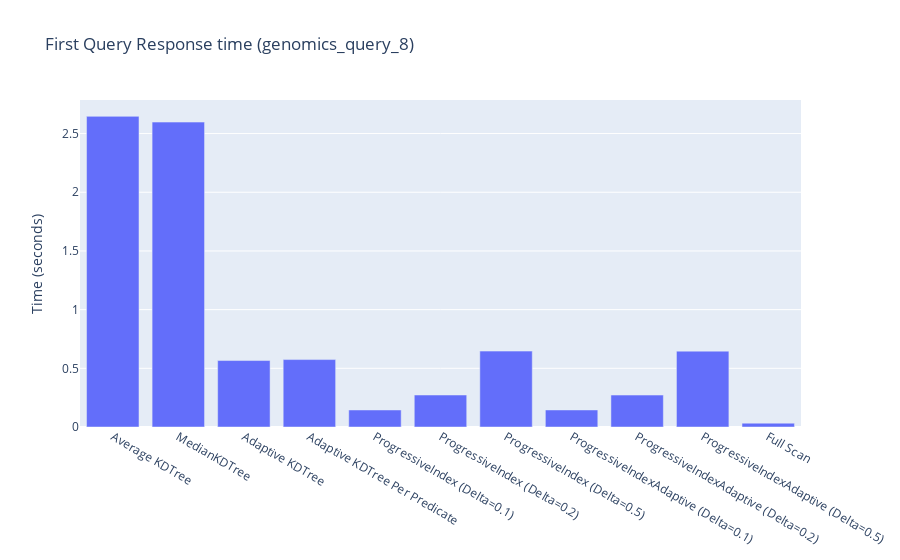

Notebook source saved alongside this figure:
### Markdown cell above
# First Query Response Time

### Code cell
# experiment = 'power'
# n_rows = '10000000.0'
# n_queries = '3000'
# sel='0.0'

def first_query(values):
    dfs = np.array(values)[:,0]
    names = np.array(values)[:,1]
    fig = go.Figure()
    first_query_time = np.array([x['query_time'][0] for x in dfs])
    fig = go.Figure(data=[
        go.Bar(name='First Query Tim', x=names, y=first_query_time)
    ])
    fig.update_layout(title=f'First Query Response time ({experiment})', yaxis_title='Time (seconds)')
    fig.show()

first_query([
[read_df(files['AverageKDTree'], '0.0', '1024', experiment, n_rows, n_queries, sel), 'Average KDTree'],
[read_df(files['MedianKDTree'], '0.0', '1024', experiment, n_rows, n_queries, sel), 'MedianKDTree'],
[read_df(files['CrackingKDTree'], '0.0', '1024', experiment, n_rows, n_queries, sel), 'Adaptive KDTree'],
[read_df(files['CrackingKDTreePerDimension'], '0.0', '1024', experiment, n_rows, n_queries, sel), 'Adaptive KDTree Per Predicate'],
# [read_df(files['Quasii'], '0.0', '1024', experiment, n_rows, n_queries, sel), 'Quasii'],
[read_df(files['ProgressiveIndex'], '0.1', '1024', experiment, n_rows, n_queries, sel), 'ProgressiveIndex (Delta=0.1)'],
[read_df(files['ProgressiveIndex'], '0.2', '1024', experiment, n_rows, n_queries, sel), 'ProgressiveIndex (Delta=0.2)'],
[read_df(files['ProgressiveIndex'], '0.5', '1024', experiment, n_rows, n_queries, sel), 'ProgressiveIndex (Delta=0.5)'],
[read_df(files['ProgressiveIndexAdaptive'], '0.1', '1024', experiment, n_rows, n_queries, sel), 'ProgressiveIndexAdaptive (Delta=0.1)'],
[read_df(files['ProgressiveIndexAdaptive'], '0.2', '1024', experiment, n_rows, n_queries, sel), 'ProgressiveIndexAdaptive (Delta=0.2)'],
[read_df(files['ProgressiveIndexAdaptive'], '0.5', '1024', experiment, n_rows, n_queries, sel), 'ProgressiveIndexAdaptive (Delta=0.5)'],
[read_df(files['FullScan'], '0.0', '0', experiment, n_rows, n_queries, sel), 'Full Scan'],
])

### Figure 1 — Plotly figure (JSON) as saved in the notebook; plotly's stock layout.template omitted (floating-point values rounded to 4 significant figures)
{"data": [{"name": "First Query Tim", "type": "bar", "x": ["Average KDTree", "MedianKDTree", "Adaptive KDTree", "Adaptive KDTree Per Predicate", "ProgressiveIndex (Delta=0.1)", "ProgressiveIndex (Delta=0.2)", "ProgressiveIndex (Delta=0.5)", "ProgressiveIndexAdaptive (Delta=0.1)", "ProgressiveIndexAdaptive (Delta=0.2)", "ProgressiveIndexAdaptive (Delta=0.5)", "Full Scan"], "y": [2.647, 2.598, 0.5662, 0.5745, 0.1451, 0.2726, 0.6465, 0.1453, 0.272, 0.6463, 0.03272]}], "layout": {"title": {"text": "First Query Response time (genomics_query_8)"}, "yaxis": {"title": {"text": "Time (seconds)"}}}}
